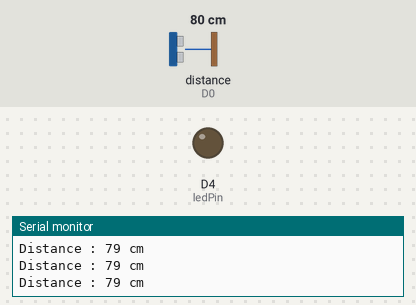
Bench run of a program on a simulated ESP8266 (NodeMCU). On the bench: output pins drawn as LEDs (lit = HIGH), the last lines printed to the serial monitor. Wiring (inferred from the names in the program): ultrasonic range finder: trigger D1; echo D0. Inputs (shaded band) come from the test bench; at power-on: distance to the obstacle (sensor on D0) 80 cm. The echo pulse lasts 58.3 µs per cm; pins used as bus, display or sensor lines are not drawn.

Above: at 1.3 s.
1.4 s: distance to the obstacle (sensor on D0) set to 13 cm
2.9 s: distance to the obstacle (sensor on D0) set to 9 cm
At 3.9 s:
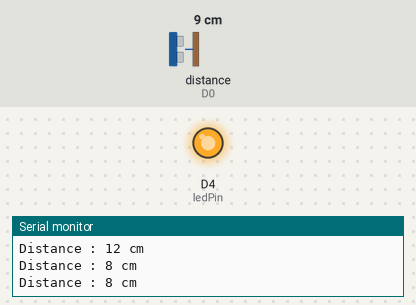
4.5 s: distance to the obstacle (sensor on D0) set to 18 cm
At 5.1 s:
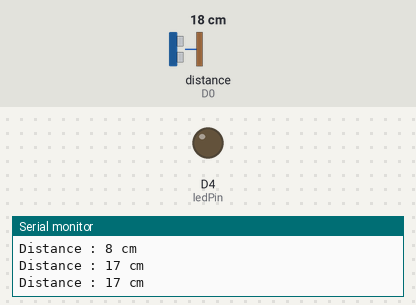
6.0 s: distance to the obstacle (sensor on D0) set to 2 cm
At 6.4 s:
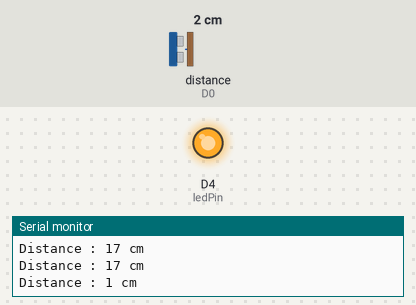
Timing chart, 0 to 8.5 s (numbered marks = the images above; inputs shaded):
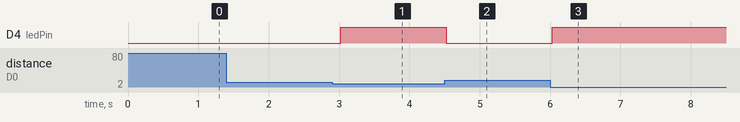

The program:

main.cpp
```cpp
#include <Arduino.h>

int echoPin = D0;
int trigPin = D1;
int ledPin = D4;


long duration;
int distance;

// put function declarations here:
int myFunction(int, int);

void setup() {
  // put your setup code here, to run once:
  pinMode(echoPin, INPUT);
  pinMode(trigPin, OUTPUT);
  pinMode(ledPin, OUTPUT);

  Serial.begin(9600);
  Serial.begin(9600);
}

void loop() {
  // put your main code here, to run repeatedly:
  digitalWrite(trigPin, LOW);
  delayMicroseconds(5);
  digitalWrite(trigPin, HIGH);
  delayMicroseconds(10);
  digitalWrite(trigPin, LOW);

  duration = pulseIn(echoPin, HIGH);

  distance = duration*0.034/2;
  Serial.print("Distance : ");
  Serial.print(distance);
  Serial.println(" cm");

  if(distance <=10){
    digitalWrite(ledPin, HIGH);
  }else{
    digitalWrite(ledPin, LOW);
  }
  delay(500);
}

// put function definitions here:
int myFunction(int x, int y) {
  return x + y;
}
```

Measured:
- the behaviour switches between 12 and 11 cm on distance to the obstacle (sensor on D0) (found by bisection; images 0 and 1)
- after the input at 2.9 s, D4 (ledPin): LOW → HIGH after 0.12 s
- after the input at 4.5 s, D4 (ledPin): HIGH → LOW at once
- after the input at 6.0 s, D4 (ledPin): LOW → HIGH at once
